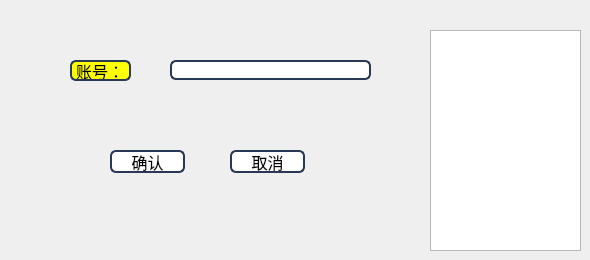
         <widget class="QWidget" name="tab_44">
          <attribute name="title">
           <string>删除管理员</string>
          </attribute>
          <widget class="QLabel" name="label_5">
           <property name="geometry">
            <rect>
             <x>70</x>
             <y>60</y>
             <width>61</width>
             <height>21</height>
            </rect>
           </property>
           <property name="font">
            <font>
             <family>微软雅黑</family>
             <pointsize>12</pointsize>
            </font>
           </property>
           <property name="styleSheet">
            <string notr="true">border: 2px solid rgb(41,57,85);
border-radius:6px;
background:yellow;
selection-background-color:green;</string>
           </property>
           <property name="text">
            <string>账号：</string>
           </property>
          </widget>
          <widget class="QLineEdit" name="lineEdit_4">
           <property name="geometry">
            <rect>
             <x>170</x>
             <y>60</y>
             <width>201</width>
             <height>20</height>
            </rect>
           </property>
           <property name="font">
            <font>
             <family>微软雅黑</family>
             <pointsize>10</pointsize>
            </font>
           </property>
           <property name="styleSheet">
            <string notr="true">border: 2px solid rgb(41,57,85);
border-radius:6px;
background:white;
selection-background-color:green;</string>
           </property>
          </widget>
          <widget class="QPushButton" name="pushButton_4">
           <property name="geometry">
            <rect>
             <x>110</x>
             <y>150</y>
             <width>75</width>
             <height>23</height>
            </rect>
           </property>
           <property name="font">
            <font>
             <family>微软雅黑</family>
             <pointsize>12</pointsize>
            </font>
           </property>
           <property name="styleSheet">
            <string notr="true">border: 2px solid rgb(41,57,85);
border-radius:6px;
background:white;
selection-background-color:green;</string>
           </property>
           <property name="text">
            <string>确认</string>
           </property>
          </widget>
          <widget class="QPushButton" name="pushButton_5">
           <property name="geometry">
            <rect>
             <x>230</x>
             <y>150</y>
             <width>75</width>
             <height>23</height>
            </rect>
           </property>
           <property name="font">
            <font>
             <family>微软雅黑</family>
             <pointsize>12</pointsize>
            </font>
           </property>
           <property name="styleSheet">
            <string notr="true">border: 2px solid rgb(41,57,85);
border-radius:6px;
background:white;
selection-background-color:green;</string>
           </property>
           <property name="text">
            <string>取消</string>
           </property>
          </widget>
          <widget class="QGraphicsView" name="graphicsView_7">
           <property name="geometry">
            <rect>
             <x>430</x>
             <y>30</y>
             <width>151</width>
             <height>221</height>
            </rect>
           </property>
           <property name="styleSheet">
            <string notr="true">border-image: url(:/photo/snap2018-05-21-16-52-17.png);</string>
           </property>
          </widget>
         </widget>
